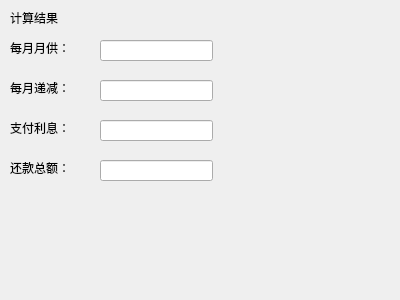
<?xml version="1.0" encoding="UTF-8"?>
<ui version="4.0">
 <class>result_2</class>
 <widget class="QWidget" name="result_2">
  <property name="geometry">
   <rect>
    <x>0</x>
    <y>0</y>
    <width>400</width>
    <height>300</height>
   </rect>
  </property>
  <property name="windowTitle">
   <string>等额本金</string>
  </property>
  <widget class="QLabel" name="label">
   <property name="geometry">
    <rect>
     <x>10</x>
     <y>10</y>
     <width>72</width>
     <height>15</height>
    </rect>
   </property>
   <property name="text">
    <string>计算结果</string>
   </property>
  </widget>
  <widget class="QLabel" name="label_2">
   <property name="geometry">
    <rect>
     <x>10</x>
     <y>40</y>
     <width>72</width>
     <height>15</height>
    </rect>
   </property>
   <property name="text">
    <string>每月月供：</string>
   </property>
  </widget>
  <widget class="QLineEdit" name="lineEdit">
   <property name="geometry">
    <rect>
     <x>100</x>
     <y>40</y>
     <width>113</width>
     <height>21</height>
    </rect>
   </property>
   <property name="readOnly">
    <bool>true</bool>
   </property>
  </widget>
  <widget class="QLabel" name="label_4">
   <property name="geometry">
    <rect>
     <x>10</x>
     <y>160</y>
     <width>72</width>
     <height>15</height>
    </rect>
   </property>
   <property name="text">
    <string>还款总额：</string>
   </property>
  </widget>
  <widget class="QLabel" name="label_3">
   <property name="geometry">
    <rect>
     <x>10</x>
     <y>120</y>
     <width>72</width>
     <height>15</height>
    </rect>
   </property>
   <property name="text">
    <string>支付利息：</string>
   </property>
  </widget>
  <widget class="QLineEdit" name="lineEdit_2">
   <property name="geometry">
    <rect>
     <x>100</x>
     <y>120</y>
     <width>113</width>
     <height>21</height>
    </rect>
   </property>
   <property name="readOnly">
    <bool>true</bool>
   </property>
  </widget>
  <widget class="QLineEdit" name="lineEdit_3">
   <property name="geometry">
    <rect>
     <x>100</x>
     <y>160</y>
     <width>113</width>
     <height>21</height>
    </rect>
   </property>
   <property name="text">
    <string/>
   </property>
   <property name="readOnly">
    <bool>true</bool>
   </property>
  </widget>
  <widget class="QLabel" name="label_5">
   <property name="geometry">
    <rect>
     <x>10</x>
     <y>80</y>
     <width>72</width>
     <height>15</height>
    </rect>
   </property>
   <property name="text">
    <string>每月递减：</string>
   </property>
  </widget>
  <widget class="QLineEdit" name="lineEdit_4">
   <property name="geometry">
    <rect>
     <x>100</x>
     <y>80</y>
     <width>113</width>
     <height>21</height>
    </rect>
   </property>
   <property name="readOnly">
    <bool>true</bool>
   </property>
  </widget>
 </widget>
 <resources/>
 <connections/>
</ui>
